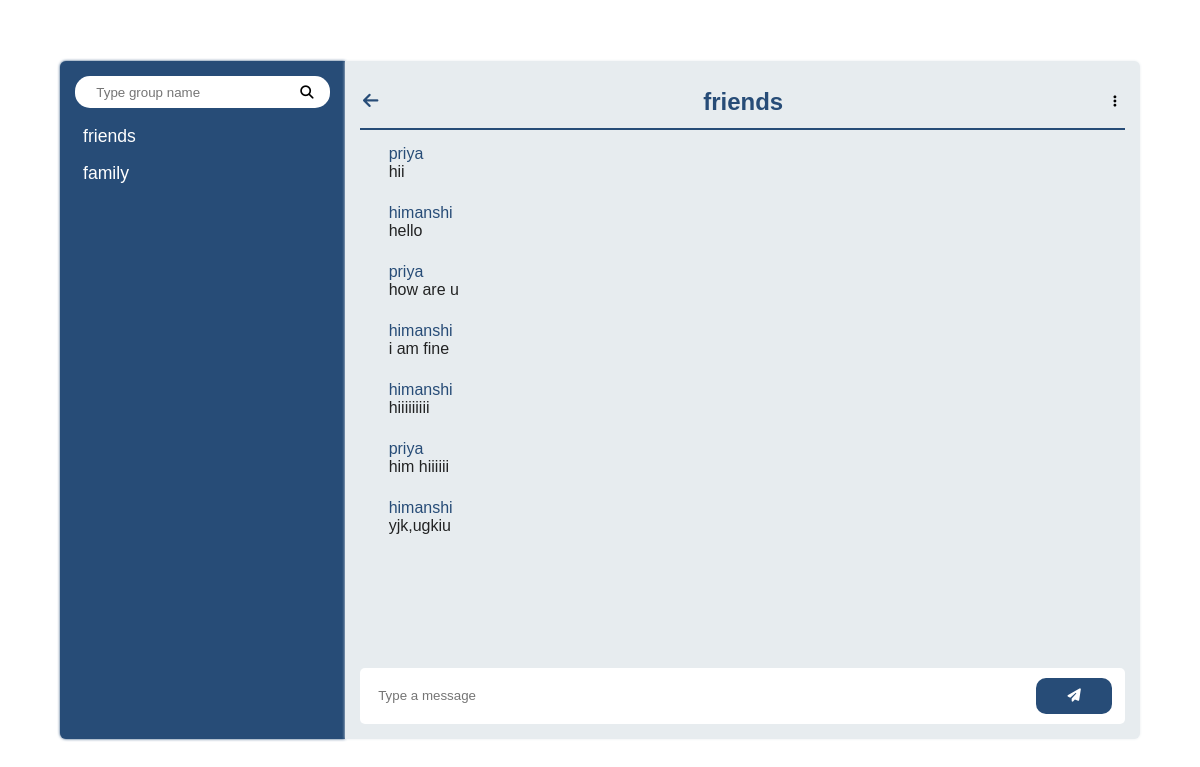
Page /rooms/friends (signed in) on the committed database.
### room/models.py (models this page shows, shortened)
class Room(models.Model):
    name=models.CharField(max_length=255)
    slug=models.SlugField(unique=True)

class Message(models.Model):
    room = models.ForeignKey(Room, related_name='messages', on_delete=models.CASCADE)
    user = models.ForeignKey(User, related_name='messages', on_delete=models.CASCADE)
    content = models.TextField()
    date_added = models.DateTimeField(auto_now_add=True)
    class Meta:
        ordering = ('date_added',)

### room/views.py (the view)
# urls.py: path('rooms/',include('room.urls')),
@login_required
def room(request, slug):
    room = Room.objects.get(slug=slug)
    messages = Message.objects.filter(room=room)
    room_list=Room.objects.all()
    return render(request, 'message-box.html', {'room': room, 'messages': messages,'rooms':room_list})

### home/templates/message-box.html (shortened to what this page needs)
<!DOCTYPE html>
<html lang="en">
<head>
    {%  load static  %}
    <link rel="stylesheet" href="/static/message-box.css">
    <link rel="stylesheet" href="https://cdnjs.cloudflare.com/ajax/libs/font-awesome/6.5.1/css/all.min.css" />
</head>
<body>
    <div class="container">
        <div class="rooms-list">
            <div class="search">
                <input id="search-input" type="text" placeholder="Type group name">
                <button><i class="fa-solid fa-magnifying-glass"></i></button>
            </div>
            <div class="rooms">
                {% for room in rooms  %}
                <a href="{% url "room" room.slug %}" >{{room.name}}</a>
                {% endfor %}
            </div>
        </div>
        <div class="chat-box" >
            <div class="chat-box-header">
                <a href="/rooms/" class="back-btn"><i class="fa-solid fa-arrow-left"></i></a>
                <h2>{{room.name}}</h2>
                <button><i class="fa-solid fa-ellipsis-vertical"></i></button>
            </div>
            <div class="message-box" id="chat-messages">
                {% for m in messages %}
                {% if m.user.username == user.username %}
                    <div class="sender-msg-box">
                        <p class="username">{{ m.user.username }}</p>
                        <p class="message">{{ m.content }}</p>
                    </div>
                    {% else %}
                    <div class="receive-msg-box">
                        <p class="username">{{ m.user.username }}</p>
                        <p class="message">{{ m.content }}</p>
                    </div>
                    {% endif %}
                     {% endfor %}
            </div>
            <form class="input-box" method='POST'>
                <input type="text" placeholder="Type a message" name="content" id="chat-message-input">
                <button  id="chat-message-submit"><i class="fa-solid fa-paper-plane"></i></button>
            </form>
        </div>
    </div>
</body>
</html>

### home/static/message-box.css (style rules this page uses)
* { margin: 0; padding: 0; font-family:'Trebuchet MS', 'Lucida Sans Unicode', 'Lucida Grande', 'Lucida Sans', Arial, sans-serif; }
body { display: flex; justify-content: center; align-items: center; width: 100vw; height: 100vh; }
.container { width: 90%; height:90%; display: flex; justify-content: center; align-items: center; }
.rooms-list { background-color: #274c77; height: 90%; width: 25%; display: flex; flex-direction: column; color: white; padding: 15px; overflow: auto; gap:10px; border-top-left-radius: 6px; border-bottom-left-radius:6px ; box-shadow: 0 0 3px #274c77; }
.search { background-color: #fff; height: 5%; border-radius: 15px; display: flex; justify-content: center; align-items: center; }
.rooms-list .search input { border: none; width: 80%; height: 80%; border-radius: 12px; padding-left: 5px; }
.rooms-list .search button { border: none; background-color: #fff; }
.rooms { display: flex; flex-direction: column; height: 90%; padding: 5px; gap: 10px; overflow: auto; }
a { font-size: 1.1rem; padding: 3px; color: white; text-decoration: none; }
.chat-box { background-color: #e7ecef; height: 90%; width: 75%; padding: 15px; border-top-right-radius: 6px; border-bottom-right-radius:6px ; box-shadow: 0 0 3px #e7ecef; }
.chat-box .chat-box-header { display: flex; align-items: center; justify-content: space-between; width: 100%; height: 8%; border-bottom:solid 2px #274c77; }
.chat-box .chat-box-header h2 { color: #274c77; }
.chat-box .chat-box-header button { border: none; background-color: #e7ecef; width: 20px; cursor: pointer; }
.chat-box .chat-box-header a i { color: #274c77; }
.chat-box .message-box { height: 80%; padding: 10px; display: flex; flex-direction: column; gap: 10px; overflow: auto; align-items: center; }
.chat-box .message-box .receive-msg-box { width: 95%; padding: 5px; }
.username { width: max-content; color: #274c77; }
.message { color: #000; opacity: 0.85; margin-bottom: 3px; }
.chat-box .input-box { height: 7%; padding: 5px; background-color: #fff; display: flex; align-items: center; justify-content: space-around; border-radius: 5px; }
.chat-box .input-box input { width: 85%; height: 80%; border: none; padding-left: 5px; }
.chat-box .input-box button { border: none; background-color: #274c77; color: #fff; height: 80%; width: 10%; border-radius: 10px; cursor: pointer; }

### rows in the picture
Room: name "friends"
Room: name "family"
Message: user.username "priya", content "hii"
Message: user.username "himanshi", content "hello"
Message: user.username "priya", content "how are u"
Message: user.username "himanshi", content "i am fine"
Message: user.username "himanshi", content "hiiiiiiiii"
Message: user.username "priya", content "him hiiiiii"
Message: user.username "himanshi", content "yjk,ugkiu"
